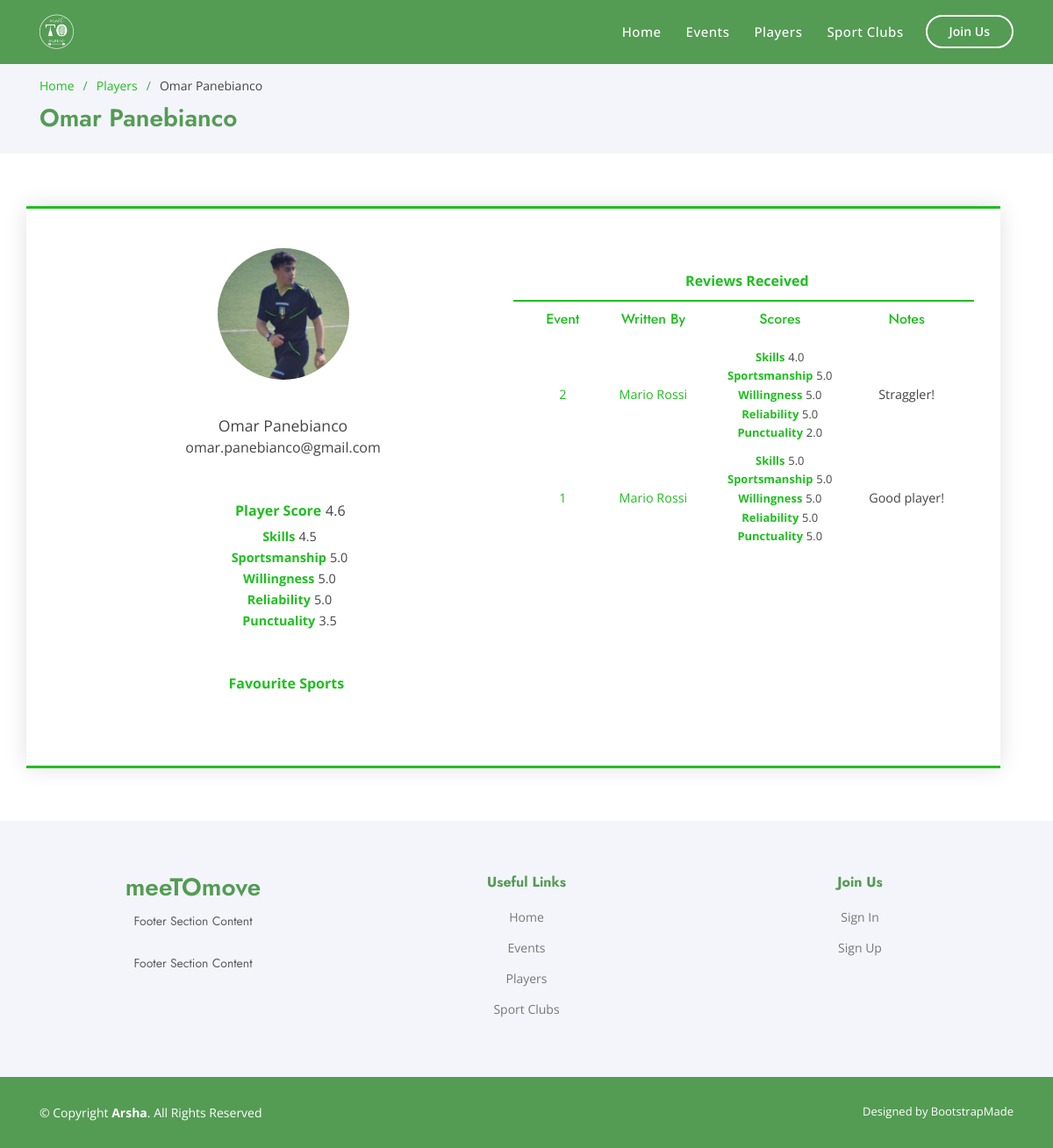
Screenshot of /player/1 with the database file from the repository.
### model.py (models this page shows, shortened)
class User(db.Model):
    __tablename__ = 'users'
    id = db.Column(db.Integer, primary_key=True)
    email = db.Column(db.String(255), unique=True, nullable=False)
    password = db.Column(db.String(255), nullable=False)
    name = db.Column(db.String(255), nullable=False)
    surname = db.Column(db.String(255))
    role_id = db.Column(db.Integer, db.ForeignKey('roles.id'))
    profile_pic = db.Column(db.String(255))
    reviews = db.relationship('Review', backref='reviewed')
    created_events = db.relationship('Event', backref='creator')
    joined_events = db.relationship('JoinedEvent', backref='user')
    favourite_sports = db.relationship('FavouriteSport', backref='user')
    details = db.relationship('SportClubDetails', backref='user')

class FavouriteSport(db.Model):
    __tablename__ = 'favourite_sports'
    id = db.Column(db.Integer, primary_key=True)
    user_id = db.Column(db.Integer, db.ForeignKey('users.id'))
    sport_id = db.Column(db.Integer, db.ForeignKey('sports.id'))

class Sport(db.Model):
    __tablename__ = 'sports'
    id = db.Column(db.Integer, primary_key=True)
    name = db.Column(db.String(255), nullable=False)
    icon = db.Column(db.String(255))
    events = db.relationship('Event', backref='sport')
    users = db.relationship('FavouriteSport', backref='sport')

class Review(db.Model):
    __tablename__ = 'reviews'
    id = db.Column(db.Integer, primary_key=True)
    reviewed_id = db.Column(db.Integer, db.ForeignKey('users.id'))
    reviewer_id = db.Column(db.Integer, nullable=False)
    event_id = db.Column(db.Integer, db.ForeignKey('events.id'))
    skills = db.Column(db.Float, nullable=False)
    sportsmanship = db.Column(db.Float, nullable=False)
    willingness = db.Column(db.Float, nullable=False)
    reliability = db.Column(db.Float, nullable=False)
    punctuality = db.Column(db.Float, nullable=False)
    notes = db.Column(db.String(255))
    date_added = db.Column(db.Date, nullable=False)

### app.py (the view)
@app.route('/player/<int:id>')
def player(id):
    users = User.query.all()
    player = User.query.filter(User.id == id).first()
    favourite_sports = FavouriteSport.query.filter(FavouriteSport.user_id == id).all()
    reviews = Review.query.filter(Review.reviewed_id == id).order_by(Review.date_added.desc()).all()
    if len(favourite_sports) == 0:
        favourite_sports = None
    skills = 0
    sportsmanship = 0
    willingness = 0
    reliability = 0
    punctuality = 0
    if len(reviews) > 0:
        for review in reviews:
            skills = skills + review.skills
            sportsmanship = sportsmanship + review.sportsmanship
            willingness = willingness + review.willingness
            reliability = reliability + review.reliability
            punctuality = punctuality + review.punctuality
        skills = skills / len(reviews)
        sportsmanship = sportsmanship / len(reviews)
        willingness = willingness / len(reviews)
        reliability = reliability / len(reviews)
        punctuality = punctuality / len(reviews)
        player_score = (skills + sportsmanship + willingness + reliability + punctuality) / 5
        return render_template('player.html', player=player, player_score=player_score, skills=skills,
                               sportsmanship=sportsmanship, willingness=willingness,
                               reliability=reliability, punctuality=punctuality,
                               favourite_sports=favourite_sports, users=users, reviews_received=reviews)
    else:
        return render_template('player.html', player=player, player_score="n.a.", skills="n.a.",
                               sportsmanship="n.a.", willingness="n.a.",
                               reliability="n.a.", punctuality="n.a.",
                               favourite_sports=favourite_sports, users=users, reviews_received=None)

### app.py (called while the page is built)
@app.before_request
def make_session_permanent():
    if session.get('clear'):
        if session['clear']:
            session.permanent = False
    else:
        session.permanent = True

### templates/player.html (shortened to what this page needs)
{% extends "layout.html" %}
{% block content %}
  <main id="main">
    <section id="breadcrumbs" class="breadcrumbs">
      <div class="container">
        <ol>
          <li><a href="{{ url_for('index') }}">Home</a></li>
          <li><a href="{{ url_for('players') }}">Players</a></li>
          <li>{{ player.name }} {{ player.surname }}</li>
        </ol>
        <h2>{{ player.name }} {{ player.surname }}</h2>
      </div>
    </section>
            <section id="contact" class="contact">
              <div class="container" data-aos="fade-up">
                <div class="row justify-content-center">
                  <div class="col-lg-12 col-md-12 d-flex align-items-center">
                    <div class="row php-email-form">
                        <div class="col-12 col-md-6 text-center">
                            <div class="row justify-content-center">
                                {% if player.profile_pic == None %}
                                   <div class="pic"><img src="{{ url_for('static', filename="img/users/null.png") }}" class="img-fluid" alt="" style="padding: 15px; border-radius: 50%;"></div>
                                {% else %}
                                   <div class="pic"><img src="{{ url_for('static', filename='img/users/' + player.id|string + '/' + player.profile_pic|string) }}" class="img-fluid" alt="" style="padding: 15px; border-radius: 50%;"></div>
                                {% endif %}
                            </div>
                            <br>
                            <div class="row justify-content-center" style="font-size: 1.1em">{{ player.name }} {{ player.surname }}</div>
                            <div class="row justify-content-center">{{ player.email }}</div>
                            <br><br>
                            <div class="row justify-content-center player-score-container">
                                <div class="player-score"><i class="icofont-star"></i> Player Score</div>
                                <span>{% if player_score != 'n.a.' %}{{ '%.1f'|format(player_score) }}{% else %}{{ player_score }}{% endif %}</span>
                            </div>
                            <div class="row justify-content-center" style="padding-top: 5px">
                                <div class="col-6 text-center">
                                    <div class="player-score-container score-hover"><span class="player-score-2"><i class="icofont-star"></i> Skills</span>
                                    <span style="font-size: 0.9em">{% if player_score != 'n.a.' %}{{ '%.1f'|format(skills) }}{% else %}{{ skills }}{% endif %}</span></div>
                                    <div class="player-score-container score-hover"><span class="player-score-2"><i class="icofont-star"></i> Sportsmanship</span>
                                    <span style="font-size: 0.9em">{% if player_score != 'n.a.' %}{{ '%.1f'|format(sportsmanship) }}{% else %}{{ sportsmanship }}{% endif %}</span></div>
                                    <div class="player-score-container score-hover"><span class="player-score-2"><i class="icofont-star"></i> Willingness</span>
                                    <span style="font-size: 0.9em">{% if player_score != 'n.a.' %}{{ '%.1f'|format(willingness) }}{% else %}{{ willingness }}{% endif %}</span></div>
                                    <div class="player-score-container score-hover"><span class="player-score-2"><i class="icofont-star"></i> Reliability</span>
                                    <span style="font-size: 0.9em">{% if player_score != 'n.a.' %}{{ '%.1f'|format(reliability) }}{% else %}{{ reliability }}{% endif %}</span></div>
                                    <div class="player-score-container score-hover"><span class="player-score-2"><i class="icofont-star"></i> Punctuality</span>
                                    <span style="font-size: 0.9em">{% if player_score != 'n.a.' %}{{ '%.1f'|format(punctuality) }}{% else %}{{ punctuality }}{% endif %}</span></div>
                                </div>
                            </div>
                            <br><br>
                            <div class="row justify-content-center">
                                <div class="player-score"><i class="icofont-caret-right"></i>Favourite Sports</div>
                            </div>
                            <div class="row d-flex justify-content-center align-items-center" style="padding-top: 10px">
                                {% if favourite_sports != None %}
                                    {% for favourite_sport in favourite_sports %}
                                        <i class="{{ favourite_sport.sport.icon }} player-sports"></i>
                                    {% endfor %}
                                {% else %}
                                    n.a.
                                {% endif %}
                            </div>
                    </div>
                        <div class="col-12 col-md-6">
                            <div class="row justify-content-center" style="padding-top: 40px; padding-bottom: 20px;">
                            <div class="row justify-content-center">
                                <div class="player-score"><i class="icofont-caret-right"></i>Reviews Received</div>
                            </div>
                            <div id="reviews-made" style="display: inline-block">
                                {% if reviews_received != None %}
                                    <div class="row" style="text-align: center; padding-bottom: 15px">
                                        <div class="col-2"><h6 style="color: rgb(33,190,33) !important;">Event</h6></div>
                                        <div class="col-3"><h6 style="color: rgb(33,190,33) !important;">Written By</h6></div>
                                        <div class="col-4"><h6 style="color: rgb(33,190,33) !important;">Scores</h6></div>
                                        <div class="col-3"><h6 style="color: rgb(33,190,33) !important;">Notes</h6></div>
                                    </div>
                                    {% for review in reviews_received %}
                                        <div class="row" style="text-align: center; padding-bottom: 10px">
                                            <div class="col-2 d-flex align-items-center justify-content-center"><a href="">{{ review.event_id }}</a></div>
                                            <div class="col-3 d-flex align-items-center justify-content-center">
                                                {% for user in users %}
                                                    {% if user.id == review.reviewer_id %}
                                                        <a href="{% if user.role !=3 %} {{ url_for('player', id=user.id) }} {% endif %}">{{ user.name }} {{ user.surname }}</a>
                                                    {% endif %}
                                                {% endfor %}
                                            </div>
                                            <div class="col-4">
                                                <div class="player-score-container"><span class="player-score-2">Skills</span>
                                                <span style="font-size: 0.9em">{{ review.skills }}</span></div>
                                                <div class="player-score-container"><span class="player-score-2">Sportsmanship</span>
                                                <span style="font-size: 0.9em">{{ review.sportsmanship }}</span></div>
                                                <div class="player-score-container"><span class="player-score-2">Willingness</span>
                                                <span style="font-size: 0.9em">{{ review.willingness }}</span></div>
                                                <div class="player-score-container"><span class="player-score-2">Reliability</span>
                                                <span style="font-size: 0.9em">{{ review.reliability }}</span></div>
                                                <div class="player-score-container"><span class="player-score-2">Punctuality</span>
                                                <span style="font-size: 0.9em">{{ review.punctuality }}</span></div>
                                            </div>
                                            <div class="col-3 d-flex align-items-center justify-content-center">
                                                {% if review.notes == "" %}
                                                    n.a.
                                                {% else %}
                                                    {{ review.notes }}
                                                {% endif %}
                                            </div>
                                        </div>
                                    {% endfor %}
                                {% else %}
                                    <div class="row d-flex justify-content-center">No review received.</div>
                                {% endif %}
                            </div>
                            </div>
                        </div>
                    </div>
                </div>
                </div>
              </div>
            </section>
  </main>
{% endblock %}

### static/css/style.css (style rules this page uses)
body { font-family: "Open Sans", sans-serif; color: #444444; }
* { outline: none; }
a { color: rgb(33,190,33); }
h1, h2, h3, h4, h5, h6 { font-family: "Jost", sans-serif; }
.player-score-container { cursor: default; transition: 0.5s; }
.player-score { color: rgb(33,190,33); font-weight: bold; padding-right: 0.3em; }
.player-score-2 { color: rgb(33,190,33); font-weight: bold; font-size: 0.9em; }
.player-sports { font-size: 2em; padding: 5px; transition: 0.5s; }
#reviews-made, #reviews-received, #old-events { font-size: 0.9em; display: none; transition: all 0.5s; border-top: 2px solid rgb(33,190,33); margin-top: 10px; padding: 10px 30px 10px 30px; width: 100%; }
section { padding: 60px 0; overflow: hidden; }
.pic { overflow: hidden; width: 180px; }
.pic img { transition: ease-in-out 0.3s; }
.contact .php-email-form { width: 100%; border-top: 3px solid rgb(33,190,33); border-bottom: 3px solid rgb(33,190,33); padding: 30px; background: #fff; box-shadow: 0 0 24px 0 rgba(0, 0, 0, 0.12); }
.breadcrumbs { padding: 15px 0; background: #f3f5fa; min-height: 40px; margin-top: 72px; }
.breadcrumbs h2 { font-size: 28px; font-weight: 600; color: rgb(84,155,84); }
.breadcrumbs ol { display: flex; flex-wrap: wrap; list-style: none; padding: 0 0 10px 0; margin: 0; font-size: 14px; }
.breadcrumbs ol li + li { padding-left: 10px; }
.breadcrumbs ol li + li::before { display: inline-block; padding-right: 10px; color: rgb(72,164,72); content: "/"; }

### rows the page displays
User: name "Omar", surname "Panebianco", id+profile_pic (picture), email "omar.panebianco@gmail.com"
Review: event_id "2", skills "4.0", sportsmanship "5.0", willingness "5.0", reliability "5.0", punctuality "2.0", notes "Straggler!"
User: name "Mario", surname "Rossi"
Review: event_id "1", skills "5.0", sportsmanship "5.0", willingness "5.0", reliability "5.0", punctuality "5.0", notes "Good player!"

### other values shown
{{ '%.1f'|format(player_score) }} "4.6"
{{ '%.1f'|format(skills) }} "4.5"
{{ '%.1f'|format(sportsmanship) }} "5.0"
{{ '%.1f'|format(willingness) }} "5.0"
{{ '%.1f'|format(reliability) }} "5.0"
{{ '%.1f'|format(punctuality) }} "3.5"
